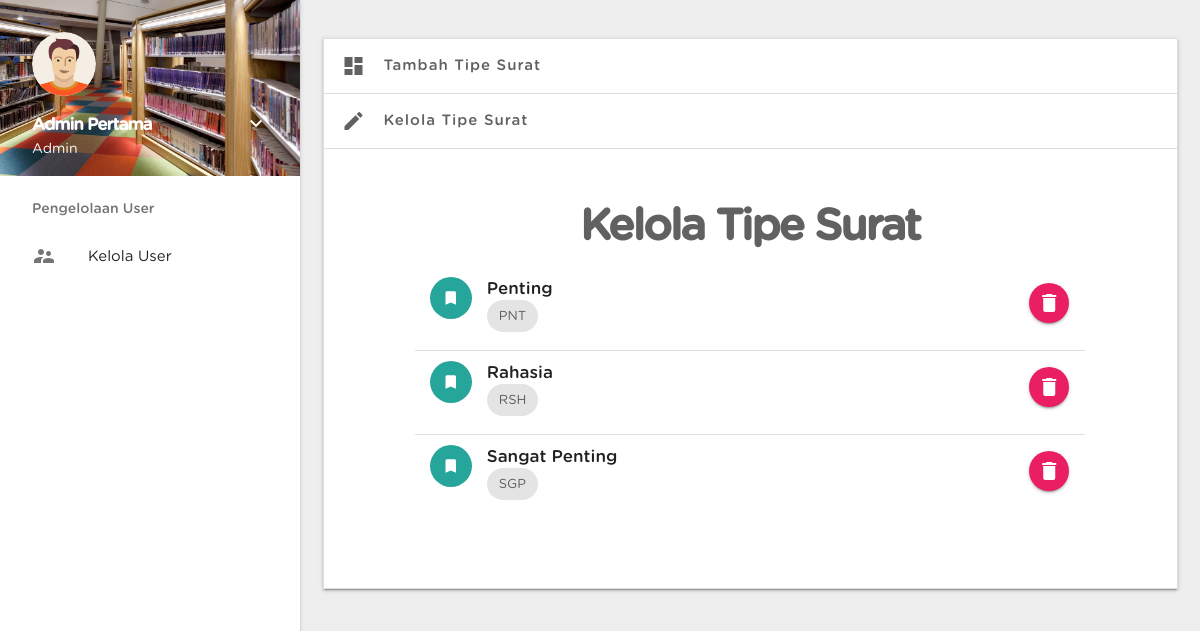
The page /tipesurat.php (signed in) on the database its author committed.
### tables this page shows
CREATE TABLE `tbl_tipe_surat` (
  `kd_tipe_surat` varchar(10) NOT NULL,
  `tipe` varchar(35) NOT NULL
);

### tipesurat.php (the view, shortened to what this page needs)
<!DOCTYPE html>
 <html>
   <?php
     include 'library/head.php';
    ?>
   <body class="font-medium" style="background: #eee;">
   <?php
     include 'library/navbar.php';
    ?>
 <a href="#" data-activates="slide-out" class="button-collapse"><i class="material-icons">menu</i></a>
 <div class="row" style="margin-left: 300px;">
   <div class="container" style="width: 95%;">
     <ul class="collapsible" data-collapsible="accordion">
   <li>
     <div class="collapsible-header grey-text text-darken-2" style="letter-spacing:1px;"><i class="material-icons">dashboard</i>Tambah Tipe Surat</div>
   </li>
   <li>
     <div class="collapsible-header grey-text text-darken-2 active" style="letter-spacing:1px;"><i class="material-icons">mode_edit</i>Kelola Tipe Surat</div>
     <div class="collapsible-body white">
       <div class="card z-depth-0" style="margin-top:-3%;">
       <div class="card-content">
         <div class="container" style="width:90%;">
           <h3 class="grey-text text-darken-2 center" style="font-weight: 600;letter-spacing: -2px;">Kelola Tipe Surat</h3>
           <ul class="collection">
           <?php
             $sql = mysql_query("SELECT * FROM tbl_tipe_surat") or die(mysql_error());
             while ($anggota = mysql_fetch_array($sql)) {
               $deletebutton = "delete_anggota".$anggota['kd_tipe_surat'];
               ?>
             <li class="collection-item avatar">
                  <i class="material-icons circle teal lighten-1">bookmark</i>
                   <span class="title" style="font-size: 17px;"><?php echo $anggota['tipe']; ?></span>
                   <p class="grey-text text-darken-1 regular-font" style="font-size: 15px"><span class="chip font-mediumfont-light" style="text-transform: capitalize;font-weight: 400;"><?php echo $anggota['kd_tipe_surat']; ?></span>
                   </p>
                   <form action="" method="post">
                   <button name="<?php echo $deletebutton ?>" onclick="return confirm('Anda yakin ingin menghapus  ?');" class="btn-floating waves-effect waves-lightx secondary-content pink accent"><i class="material-icons">delete</i></button>
                   </form>
                 </li>
             <?php
             }
            ?>
             </ul>
         </div>
       </div>
     </div>
     </div>
   </li>
 </ul>
   </div>
 </div>
   </body>
 </html>

### css/style.css (style rules this page uses)
.font-medium { font-family: 'gotham rounded','roboto',sans-serif; font-weight: 500; }

### library/head.php (style rules this page uses)
.material-icons { font-family: 'Material Icons'; font-weight: normal; font-style: normal; font-size: 24px; line-height: 1; letter-spacing: normal; text-transform: none; display: inline-block; white-space: nowrap; word-wrap: normal; direction: ltr; -webkit-font-smoothing: antialiased; text-rendering: optimizeLegibility; -webkit-font-feature-settings: 'liga'; -moz-font-feature-settings: 'liga'; font-feature-settings: 'liga'; }

### rows shown on the page
tbl_tipe_surat: tipe "Penting", kd_tipe_surat "PNT"
tbl_tipe_surat: tipe "Rahasia", kd_tipe_surat "RSH"
tbl_tipe_surat: tipe "Sangat Penting", kd_tipe_surat "SGP"

### other values the page prints
$_SESSION['namahome'] "Admin Pertama"
$_SESSION['role'] "Admin"
